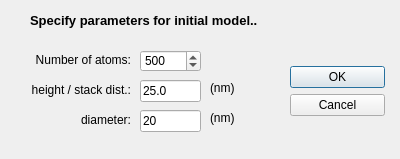
<?xml version="1.0" encoding="UTF-8"?>
<ui version="4.0">
 <class>dialog_modelvars_class</class>
 <widget class="QDialog" name="dialog_modelvars_class">
  <property name="geometry">
   <rect>
    <x>0</x>
    <y>0</y>
    <width>400</width>
    <height>159</height>
   </rect>
  </property>
  <property name="windowTitle">
   <string>initial seed parameters...</string>
  </property>
  <property name="modal">
   <bool>true</bool>
  </property>
  <widget class="QWidget" name="layoutWidget">
   <property name="geometry">
    <rect>
     <x>290</x>
     <y>25</y>
     <width>95</width>
     <height>131</height>
    </rect>
   </property>
   <layout class="QVBoxLayout">
    <property name="spacing">
     <number>6</number>
    </property>
    <property name="leftMargin">
     <number>0</number>
    </property>
    <property name="topMargin">
     <number>0</number>
    </property>
    <property name="rightMargin">
     <number>0</number>
    </property>
    <property name="bottomMargin">
     <number>0</number>
    </property>
    <item>
     <spacer name="spacer">
      <property name="orientation">
       <enum>Qt::Vertical</enum>
      </property>
      <property name="sizeHint" stdset="0">
       <size>
        <width>20</width>
        <height>40</height>
       </size>
      </property>
     </spacer>
    </item>
    <item>
     <widget class="QPushButton" name="okButton">
      <property name="text">
       <string>OK</string>
      </property>
     </widget>
    </item>
    <item>
     <widget class="QPushButton" name="cancelButton">
      <property name="text">
       <string>Cancel</string>
      </property>
     </widget>
    </item>
    <item>
     <spacer>
      <property name="orientation">
       <enum>Qt::Vertical</enum>
      </property>
      <property name="sizeHint" stdset="0">
       <size>
        <width>20</width>
        <height>40</height>
       </size>
      </property>
     </spacer>
    </item>
   </layout>
  </widget>
  <widget class="QSpinBox" name="spbNrAtoms">
   <property name="geometry">
    <rect>
     <x>140</x>
     <y>50</y>
     <width>61</width>
     <height>22</height>
    </rect>
   </property>
   <property name="minimum">
    <number>1</number>
   </property>
   <property name="maximum">
    <number>5000</number>
   </property>
   <property name="value">
    <number>500</number>
   </property>
  </widget>
  <widget class="QLineEdit" name="lineStackSpacing">
   <property name="geometry">
    <rect>
     <x>140</x>
     <y>80</y>
     <width>61</width>
     <height>22</height>
    </rect>
   </property>
   <property name="text">
    <string>25.0</string>
   </property>
  </widget>
  <widget class="QLineEdit" name="lineDiameter">
   <property name="geometry">
    <rect>
     <x>140</x>
     <y>110</y>
     <width>61</width>
     <height>22</height>
    </rect>
   </property>
   <property name="text">
    <string>20</string>
   </property>
  </widget>
  <widget class="QLabel" name="label">
   <property name="geometry">
    <rect>
     <x>10</x>
     <y>50</y>
     <width>121</width>
     <height>20</height>
    </rect>
   </property>
   <property name="layoutDirection">
    <enum>Qt::LeftToRight</enum>
   </property>
   <property name="text">
    <string>Number of atoms:</string>
   </property>
   <property name="alignment">
    <set>Qt::AlignRight|Qt::AlignTrailing|Qt::AlignVCenter</set>
   </property>
  </widget>
  <widget class="QLabel" name="label_2">
   <property name="geometry">
    <rect>
     <x>10</x>
     <y>80</y>
     <width>121</width>
     <height>20</height>
    </rect>
   </property>
   <property name="layoutDirection">
    <enum>Qt::LeftToRight</enum>
   </property>
   <property name="text">
    <string>height / stack dist.:</string>
   </property>
   <property name="alignment">
    <set>Qt::AlignRight|Qt::AlignTrailing|Qt::AlignVCenter</set>
   </property>
  </widget>
  <widget class="QLabel" name="label_3">
   <property name="geometry">
    <rect>
     <x>10</x>
     <y>110</y>
     <width>121</width>
     <height>20</height>
    </rect>
   </property>
   <property name="layoutDirection">
    <enum>Qt::LeftToRight</enum>
   </property>
   <property name="text">
    <string>diameter:</string>
   </property>
   <property name="alignment">
    <set>Qt::AlignRight|Qt::AlignTrailing|Qt::AlignVCenter</set>
   </property>
  </widget>
  <widget class="QLabel" name="label_24">
   <property name="geometry">
    <rect>
     <x>210</x>
     <y>80</y>
     <width>51</width>
     <height>16</height>
    </rect>
   </property>
   <property name="text">
    <string>(nm)</string>
   </property>
   <property name="buddy">
    <cstring>lineStackSpacing</cstring>
   </property>
  </widget>
  <widget class="QLabel" name="label_25">
   <property name="geometry">
    <rect>
     <x>210</x>
     <y>110</y>
     <width>51</width>
     <height>16</height>
    </rect>
   </property>
   <property name="text">
    <string>(nm)</string>
   </property>
   <property name="buddy">
    <cstring>lineStackSpacing</cstring>
   </property>
  </widget>
  <widget class="QLabel" name="label_15">
   <property name="geometry">
    <rect>
     <x>30</x>
     <y>10</y>
     <width>311</width>
     <height>20</height>
    </rect>
   </property>
   <property name="font">
    <font>
     <pointsize>10</pointsize>
     <weight>75</weight>
     <bold>true</bold>
    </font>
   </property>
   <property name="text">
    <string>Specify parameters for initial model..</string>
   </property>
  </widget>
 </widget>
 <resources/>
 <connections/>
</ui>
